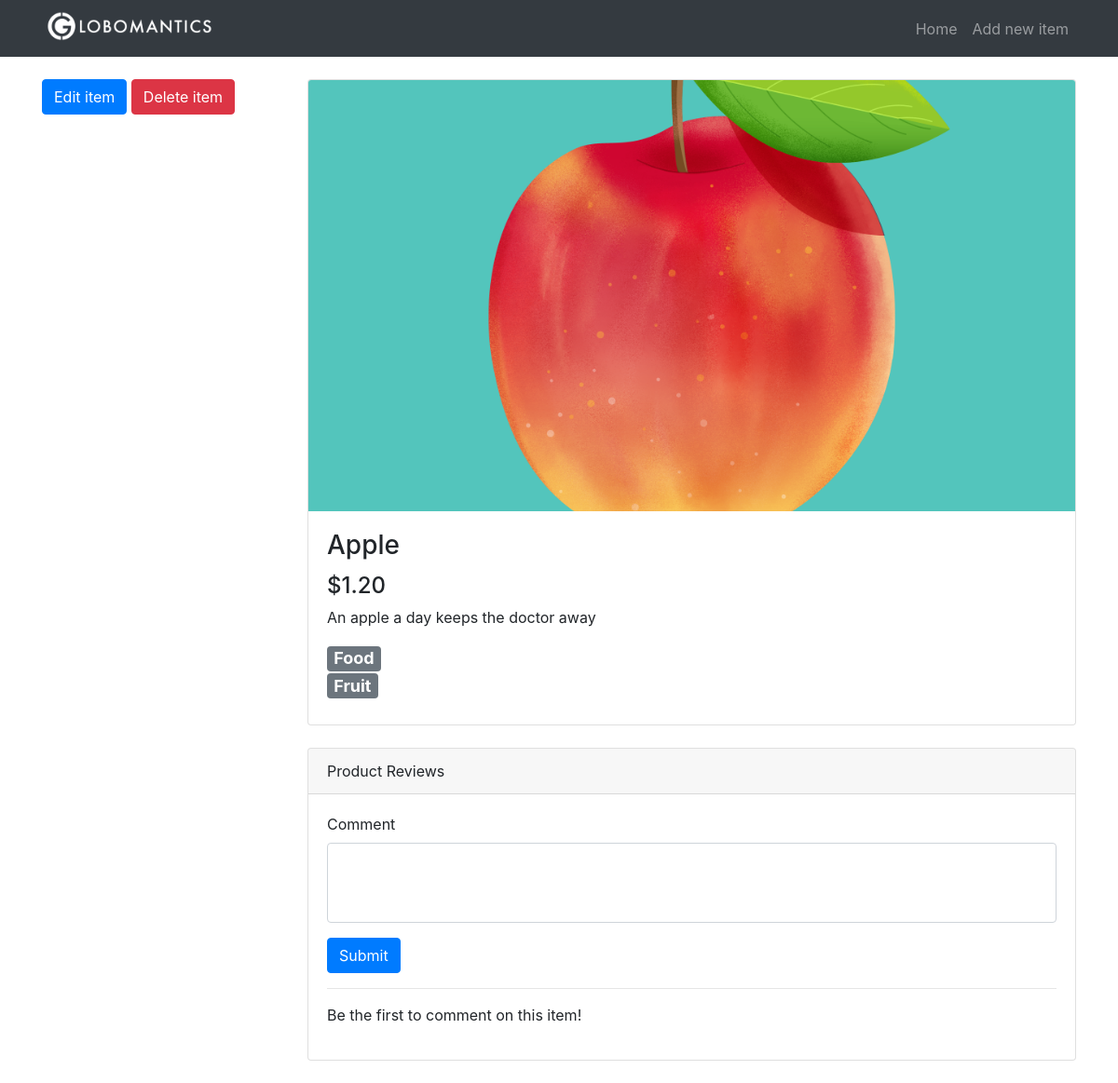
/item/5, run on an earlier commit of the app's database.
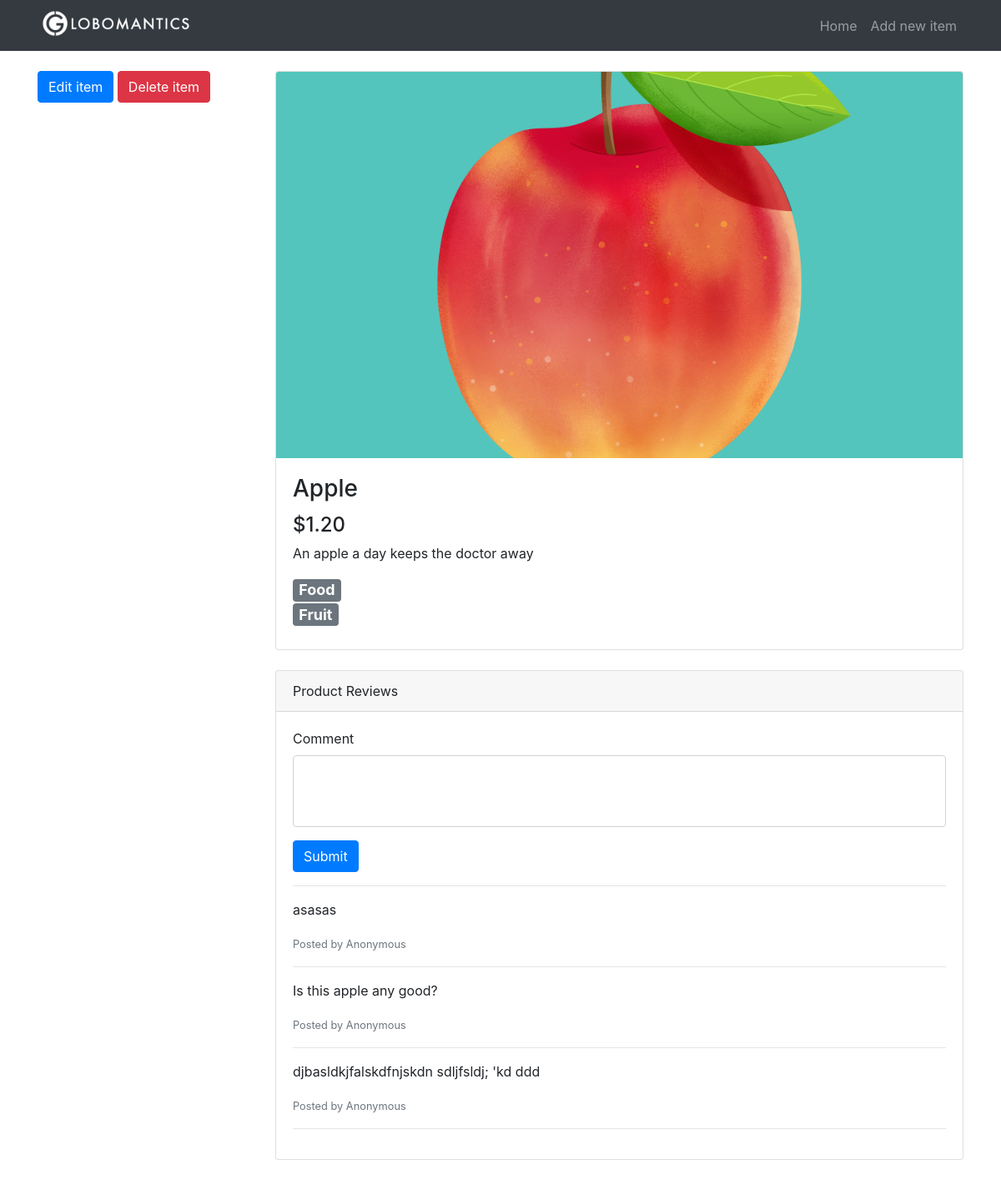
And on a later commit of the database.
### tables this page shows
CREATE TABLE comments(
                    id              INTEGER PRIMARY KEY AUTOINCREMENT,
                    content         TEXT,
                    item_id         INTEGER,
                    FOREIGN KEY(item_id) REFERENCES items(id)
);

### app.py (the view)
@app.route("/item/<int:item_id>")
def item(item_id):
    c = get_db().cursor()
    item_from_db = c.execute("""SELECT
                        i.id, i.title, i.description, i.price, i.image, c.name, s.name
                        FROM
                        items as i
                        INNER JOIN categories AS c ON i.category_id = c.id
                        INNER JOIN subcategories AS s on i.subcategory_id = s.id
                        WHERE i.id = ?""",
                             (item_id,)
                             )
    row = c.fetchone()
    try:
        item = {
            "id": row[0],
            "title": row[1],
            "description": row[2],
            "price": row[3],
            "image": row[4],
            "category": row[5],
            "subcategory": row[6]
        }
    except:
        item = dict()
    if item:
        comments_from_db = c.execute("""SELECT content FROM comments
                    WHERE item_id = ? ORDER BY id DESC""",
                                     (item_id,)
                                     )
        comments = []
        for row in comments_from_db:
            comment = {
                "content": row[0]
            }
            comments.append(comment)
        commentForm = NewCommentForm()
        commentForm.item_id.data = item_id
        deleteItemForm = DeleteItemForm()
        return render_template("item.html", item=item, commentForm=commentForm,
                               deleteItemForm=deleteItemForm, comments=comments)
    return redirect(url_for('home'))

### app.py
class NewCommentForm(FlaskForm):
    content = TextAreaField("Comment",
                            validators=[InputRequired("Input is required"), DataRequired("Data is required")])
    item_id = HiddenField(validators=[DataRequired()])
    submit = SubmitField("Submit")

class DeleteItemForm(FlaskForm):
    submit = SubmitField("Delete item")

### app.py (called while the page is built)
def get_db():
    db = getattr(g, '_database', None)
    if db is None:
        db = g._database = sqlite3.connect('db/globomantics.db')
    return db

@app.teardown_appcontext
def close_connection(exception):
    db = getattr(g, "_database", None)
    if db is not None:
        db.close()

### templates/item.html (shortened to what this page needs)
{% extends 'base.html' %}
{% block content %}
<div class="row">
    <div class="col-lg-3 my-4">
        <a href="{{ url_for('edit_item', item_id=item.id) }}" class="btn btn-primary">Edit item</a>
        <form class="delete-form" method="post" action="{{ url_for('delete_item', item_id=item.id) }}">
            {{ deleteItemForm.submit(class="btn btn-danger",
                                    onclick="return confirm('Are you sure you want to delete this item?');") }}
        </form>
    </div>
    <div class="col-lg-9">
        <div class="card mt-4">
            <div class="embed-responsive embed-responsive-16by9">
                <img class="card-img-top embed-responsive-item"
                     src="{% if item.image %}{{url_for('uploads', filename=item.image) }}{% else %}{{ url_for('static', filename='images/placeholder.png') }}{% endif %}">
            </div>
            <div class="card-body">
                <h3 class="card-title">{{ item.title }}</h3>
                <h4>{{ "$%.2f" | format(item.price) }}</h4>
                <p class="card-text">{{ item.description | safe }}</p>
                <h4>
                    <div class="badge badge-secondary">{{ item.category }}</div> <br>
                    <div class="badge badge-secondary">{{ item.subcategory }}</div>
                </h4>
            </div>
        </div>
        <div class="card card-outline-secondary my-4">
            <div class="card-header">
                Product Reviews
            </div>
            <div class="card-body">
                <form class="comment-form" action="{{ url_for('new_comment') }}" method="post">
                    <div class="form-group">
                        {{ commentForm.content.label }}
                        {{ commentForm.content(class="form-control", rows="3") }}
                    </div>
                    {{ commentForm.submit(class="btn btn-primary") }}
                </form>
                <hr class="form-border">
                {% if comments %}
                    {% for comment in comments %}
                        <p>{{ comment.content }}</p>
                        <small class="text-muted">Posted by Anonymous</small>
                        <hr>
                    {% endfor %}
                {% else %}
                    <p class="placeholder-comment">Be the first to comment on this item!</p>
                {% endif %}
            </div>
        </div>
    </div>
</div>
{% endblock %}

What changed in the data, as far as the page shows it:
added comments: content "asasas"
added comments: content "Is this apple any good?"
added comments: content "djbasldkjfalskdfnjskdn sdljfsldj; 'kd ddd"
Also different on the page:
text no longer shown: "Be the first to comment on this item!"
